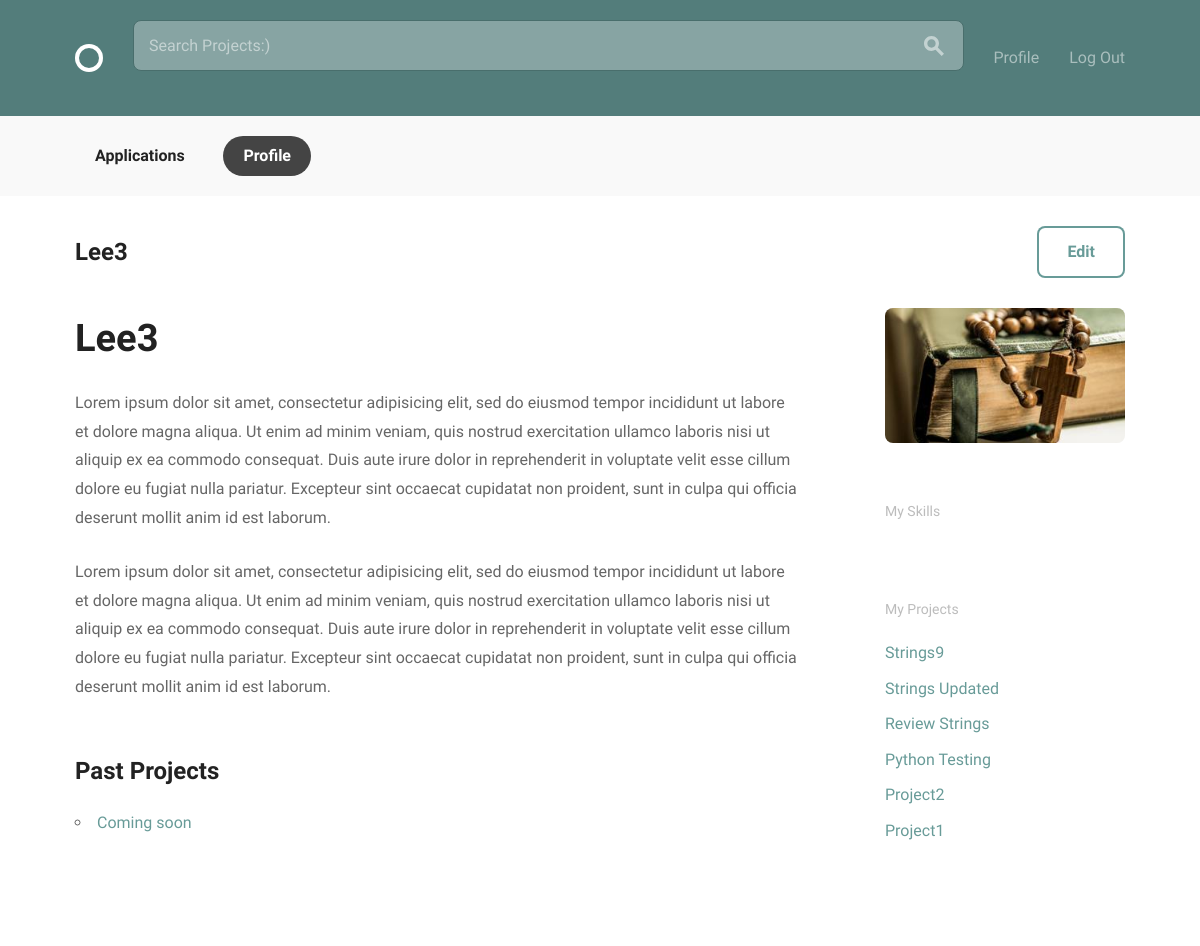
The page /accounts/profile/ (signed in) on the database as committed earlier.
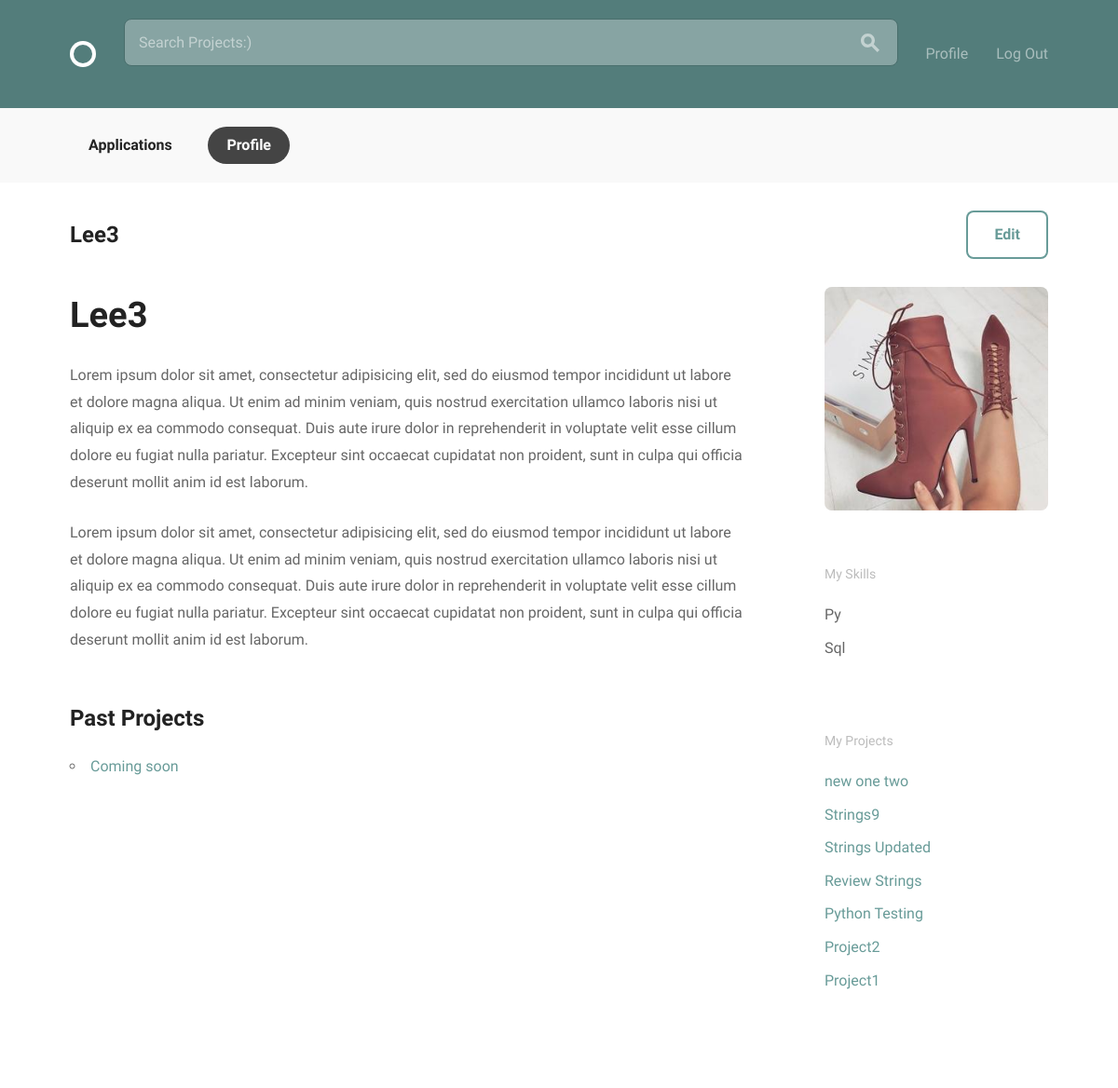
The same page on the database as committed later.
### accounts/models.py (models this page shows, shortened)
class User(AbstractBaseUser, PermissionsMixin):
    email = models.EmailField(unique=True)
    username = models.CharField(max_length=40, unique=True)
    display_name = models.CharField(max_length=140)
    bio = models.CharField(max_length=140, blank=True, default='')
    date_joined = models.DateTimeField(auto_now_add=True)
    is_active = models.BooleanField(default=True)
    is_staff = models.BooleanField(default=False)
    avatar = models.ImageField(default='default.png', upload_to='profile_pics')
    skills = models.ManyToManyField('Skill')
    re_applications = models.ManyToManyField('projects.Application')
    objects = UserManager()
    USERNAME_FIELD = 'email'
    REQUIRED_FIELDS = ['display_name', 'username']

class Profile(models.Model):
    user = models.OneToOneField(
        User,
        on_delete = models.CASCADE,
    )
    bio = models.CharField(max_length=140, blank=True, default='')
    avatar = models.ImageField(default='default.png', upload_to='profile_pics')
    skills = models.ManyToManyField(Skill)
    re_applications = models.ManyToManyField(Application)

class Skill(models.Model):
    JS = 'js'
    SQL = 'sql'
    PYTHON = 'py'
    SKILLS_LIST = (
        (JS , "JavaScript Developer"),
        (SQL , "SQL Database Specialist"),
        (PYTHON, "Python Developer"),
    )
    name = models.CharField(choices=SKILLS_LIST, max_length=3, default=JS)
    def __str__(self):
        return self.name.title()

### projects/models.py (models this page shows, shortened)
class Project(models.Model):
    title = models.CharField(max_length=100, unique=True)
    content = models.TextField()
    date_posted = models.DateTimeField(default=timezone.now)
    author = models.ForeignKey(
        settings.AUTH_USER_MODEL,
        on_delete=models.CASCADE,
    )
    position = models.ManyToManyField(
        'Position',
        blank=True,
        related_name='projects')
    project_status = models.BooleanField(default=False)
    def __str__(self):
        return self.title
    class Meta:
        ordering = ['-date_posted']

### accounts/views.py (the view)
# urls.py: path('profile/', views.profile, name='profile'),
@login_required
def profile(request):
    if request.method == 'POST':
        user_update_form = forms.UserUpdateForm(
            request.POST,
            instance=request.user)
        profile_update_form = forms.ProfileUpdateForm(
            request.POST,
            request.FILES,
            instance=request.user.profile)
        if user_update_form.is_valid() and profile_update_form.is_valid():
            user_update_form.save()
            profile_update_form.save()
            return redirect('accounts:profile')
    else:
        user_update_form = forms.UserUpdateForm(instance=request.user)
        profile_update_form = forms.ProfileUpdateForm(instance=request.user.profile)
    profile = request.user.profile
    skills = profile.skills.all()
    user_projects = Project.objects.filter(
            author = request.user)
    data = {
        'user_update_form': user_update_form,
        'profile_update_form': profile_update_form,
        'skills': skills,
        'user_projects': user_projects,
    }
    return render(request, 'accounts/profile.html', data)

### accounts/forms.py
class UserUpdateForm(forms.ModelForm):
    class Meta:
        fields = (
            'username', 'email',
        )
        model = get_user_model()

class ProfileUpdateForm(forms.ModelForm):
    class Meta:
        model = Profile
        fields = (
            'avatar',
        )

### accounts/templates/accounts/profile.html (shortened to what this page needs)
{% extends 'layout.html' %}
{% load static %}
{% block content %}
  <div class="circle--actions--bar">
    <nav class="bounds">
      <ul class="circle--pill--list">
        <li><a href="{% url 'projects:user_list_applications' pk=user.id %}">Applications</a></li>
        <li><a class="selected" href="{% url 'accounts:profile' %}">Profile</a></li>
      </ul>
    </nav>
  </div>
  <div class="bounds circle--page">
    <div class="circle--page--header circle--fluid">
      <div class="circle--fluid--cell circle--fluid--primary">
        <h2>{{ user.username }}</h2>
      </div>
      <div class="circle--fluid--cell circle--fluid--secondary">
        <a class="button icon-on-left" href="{% url 'accounts:profile_update' pk=user.id  %}">Edit</a>
      </div>
    </div>
    <div class="grid-70">
      <h1>{{ user.username }}</h1>
      <div class="circle--article--body">
        <p>Lorem ipsum dolor sit amet, consectetur adipisicing elit, sed do eiusmod tempor incididunt ut labore et dolore magna aliqua. Ut enim ad minim veniam, quis nostrud exercitation ullamco laboris nisi ut aliquip ex ea commodo consequat. Duis aute irure dolor in reprehenderit in voluptate velit esse cillum dolore eu fugiat nulla pariatur. Excepteur sint occaecat cupidatat non proident, sunt in culpa qui officia deserunt mollit anim id est laborum.</p>
        <p>Lorem ipsum dolor sit amet, consectetur adipisicing elit, sed do eiusmod tempor incididunt ut labore et dolore magna aliqua. Ut enim ad minim veniam, quis nostrud exercitation ullamco laboris nisi ut aliquip ex ea commodo consequat. Duis aute irure dolor in reprehenderit in voluptate velit esse cillum dolore eu fugiat nulla pariatur. Excepteur sint occaecat cupidatat non proident, sunt in culpa qui officia deserunt mollit anim id est laborum.</p>
      </div>
      <h2>Past Projects</h2>
      <ul>
        <li><a class="selected">Coming soon</a></li>
      </ul>
    </div>
    <div class="grid-25 grid-push-5">
      <div class="circle--secondary--module">
        <img class="circle--primary--avatar" src="{{ user.profile.avatar.url }}">
      </div>
      <div class="circle--secondary--module">
        <h4>My Skills</h4>
        <ul class="unloaded">
          {% for skill in skills %}
            <li>
              {{ skill }}
            </li>
          {% endfor %}
        </ul>
      </div>
      <div class="circle--secondary--module">
        <h4>My Projects</h4>
        <ul class="circle--link--list">
          {% for object in user_projects %}
          <li><a class="selected">{{ object }}</a></li>
          {% endfor %}
        </ul>
      </div>
    </div>
  {% endblock %}

Rows that differ between the two databases and show on the page:
changed User "Lee3": profile.avatar: a different picture
now on this page (row unchanged): Skill: name "Py"
now on this page (row unchanged): Skill: name "Sql"
added Project: title "new one two"
